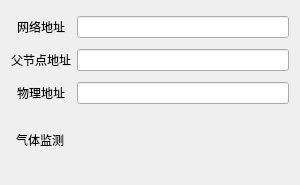
<?xml version="1.0" encoding="UTF-8"?>
<ui version="4.0">
 <class>Ipv6Gas</class>
 <widget class="QWidget" name="Gas">
  <property name="geometry">
   <rect>
    <x>0</x>
    <y>0</y>
    <width>300</width>
    <height>185</height>
   </rect>
  </property>
  <property name="windowTitle">
   <string>瓦斯传感器状态</string>
  </property>
  <layout class="QGridLayout" name="gridLayout">
   <item row="0" column="0">
    <widget class="QLabel" name="label_2">
     <property name="text">
      <string>网络地址</string>
     </property>
     <property name="alignment">
      <set>Qt::AlignCenter</set>
     </property>
    </widget>
   </item>
   <item row="0" column="1">
    <widget class="QLineEdit" name="nwkAddrEdit"/>
   </item>
   <item row="1" column="0">
    <widget class="QLabel" name="label_3">
     <property name="text">
      <string>父节点地址</string>
     </property>
     <property name="alignment">
      <set>Qt::AlignCenter</set>
     </property>
    </widget>
   </item>
   <item row="1" column="1">
    <widget class="QLineEdit" name="parAddrEdit"/>
   </item>
   <item row="2" column="0">
    <widget class="QLabel" name="label_4">
     <property name="text">
      <string>物理地址</string>
     </property>
     <property name="alignment">
      <set>Qt::AlignCenter</set>
     </property>
    </widget>
   </item>
   <item row="2" column="1">
    <widget class="QLineEdit" name="hwAddrEdit"/>
   </item>
   <item row="3" column="0" colspan="2">
    <layout class="QHBoxLayout" name="horizontalLayout">
     <item>
      <spacer name="horizontalSpacer">
       <property name="orientation">
        <enum>Qt::Horizontal</enum>
       </property>
       <property name="sizeType">
        <enum>QSizePolicy::Fixed</enum>
       </property>
       <property name="sizeHint" stdset="0">
        <size>
         <width>5</width>
         <height>20</height>
        </size>
       </property>
      </spacer>
     </item>
     <item>
      <widget class="QLabel" name="label_5">
       <property name="sizePolicy">
        <sizepolicy hsizetype="Fixed" vsizetype="Fixed">
         <horstretch>0</horstretch>
         <verstretch>0</verstretch>
        </sizepolicy>
       </property>
       <property name="maximumSize">
        <size>
         <width>70</width>
         <height>50</height>
        </size>
       </property>
       <property name="text">
        <string>气体监测</string>
       </property>
       <property name="alignment">
        <set>Qt::AlignCenter</set>
       </property>
      </widget>
     </item>
     <item>
      <spacer name="horizontalSpacer_2">
       <property name="orientation">
        <enum>Qt::Horizontal</enum>
       </property>
       <property name="sizeType">
        <enum>QSizePolicy::Expanding</enum>
       </property>
       <property name="sizeHint" stdset="0">
        <size>
         <width>50</width>
         <height>20</height>
        </size>
       </property>
      </spacer>
     </item>
     <item>
      <widget class="QLabel" name="labelPic">
       <property name="sizePolicy">
        <sizepolicy hsizetype="Fixed" vsizetype="Fixed">
         <horstretch>0</horstretch>
         <verstretch>0</verstretch>
        </sizepolicy>
       </property>
       <property name="maximumSize">
        <size>
         <width>50</width>
         <height>50</height>
        </size>
       </property>
       <property name="text">
        <string/>
       </property>
      </widget>
     </item>
     <item>
      <spacer name="horizontalSpacer_3">
       <property name="orientation">
        <enum>Qt::Horizontal</enum>
       </property>
       <property name="sizeType">
        <enum>QSizePolicy::Expanding</enum>
       </property>
       <property name="sizeHint" stdset="0">
        <size>
         <width>40</width>
         <height>20</height>
        </size>
       </property>
      </spacer>
     </item>
    </layout>
   </item>
  </layout>
 </widget>
 <resources/>
 <connections/>
</ui>
